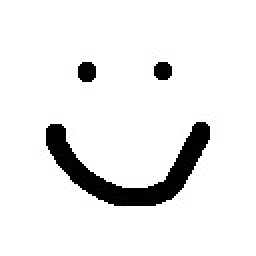
#> input picture masks/128/smile.jpeg, 128 x 128 px (shown 2 times larger)
$ python main.py
#> lines starting #> are read from the running program, lines starting #| are printed output that depends on the picture; after the words box and inside, x2 and y2 are one past the last pixel; in counts of white or black regions, pixels touching at a corner belong together
### utils.py
from PIL import Image
import numpy as np

def loadImage(filename, greyscale = True):
    im = Image.open(filename)

    print("Loading " + filename)
    print(im.format, im.size, im.mode)

    if greyscale:
        #Greyscale conversion
        arr = np.array(im)

        grey = np.zeros((arr.shape[0],arr.shape[1]))

        for i in range(0,len(arr)):
            for k in range(0,len(arr[i])):
                color = int(0.3*arr[i][k][0] + 0.56*arr[i][k][1] + 0.11*arr[i][k][2])
                grey[i][k] = color

        return grey
    else:
        return np.array(im)

def showImage(array):
    if len(array.shape)==2:
        array3d = np.zeros((array.shape[0],array.shape[1],3))

        for i in range(0,len(array)):
            for k in range(0,len(array[i])):
                array3d[i][k] = array[i][k]

        newImg = Image.fromarray(array3d.astype(np.uint8))
        newImg.show()
    elif len(array.shape)==3:
        newImg = Image.fromarray(array)
        newImg.show()
    else:
        raise ValueError("Invalid array dimensions in showImage")

# [15 lines left out: function saveImage, not called in this run]

def makeMask(imagePath):
    """
    Takes a black and white image (grey scale tecnicaly works)
    and return a strictly black and white mask and a list of
    site index for all maked pixels.
    """
    image = loadImage(imagePath)
#> in loadImage, im is the input picture: PIL image 128x128 RGB; min 0, max 255, mean 235.5
#| JPEG (128, 128) RGB
#> the loop in loadImage, `for i in range(0,len(arr)):` made 128 passes
    maskIndex = []#Saves the siteIndex of the mask

    for n in range(len(image)):
        for m in range(len(image[0])):
            if image[n][m] < 10:
                image[n][m] = 0
                maskIndex.append(n*len(image[n]) + m)
            else:
                image[n][m] = 255
#> this loop made 128 passes
#> image: shape (128, 128) float64; 92.4% white; 3 black regions, box (x1, y1, x2, y2) and area: (23, 61, 105, 103) 1100, (39, 31, 48, 41) 78, (77, 31, 86, 40) 69
#> after the loop, maskIndex = 1247 values from 4009 to 13133
#> call 2 of loadImage, with filename = 'pictures/128/001.jpeg', greyscale = True
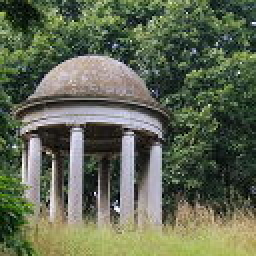
#> input picture pictures/128/001.jpeg, 128 x 128 px (shown 2 times larger)
#> in loadImage, im is the input picture: PIL image 128x128 RGB; mean R, G, B 96.7, 104.6, 82.9
#| JPEG (128, 128) RGB
#> the loop in loadImage (call 2), `for i in range(0,len(arr)):` made 128 passes
#> after the loop in loadImage (call 2), `for i in range(0,len(arr)):`:
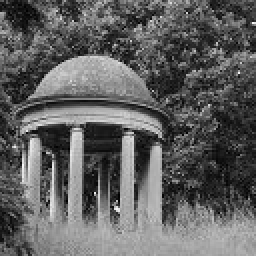
#> grey: shape (128, 128) float64 (shown 2 times larger); min 0, max 246, mean 96.2
    return(image, maskIndex)


def IndexFlip(indexIn, rowLen):
    """
    Converts between site and pixel coordinate index
    site index must be a integer
    """
    if type(indexIn) == int or type(indexIn) == np.float64:
        cordX = int(indexIn % rowLen)
        cordY = int((indexIn - cordX)/rowLen)
        return (cordX, cordY)
    elif len(indexIn) == 2:
        return int(indexIn[1]*rowLen + indexIn[0])
    else:
        raise ValueError("index is of wrong type")
#int((intSites[intIndex] + x) % len(image[0]))


def discrepancyScore(imageIn, restoredIn, ActiveSites):
    """
    imageIn needs to be the original unmasked image.
    ActiveSites is the site index list given by makeMask
    """
    image = np.copy(imageIn).astype(np.float64)
    restored = np.copy(restoredIn).astype(np.float64)#preventing overflows

    missingOrig = []
    restoredValues = []
    for site in ActiveSites:
        cord = IndexFlip(site, len(image[0]))
        missingOrig.append(image[cord[1]][cord[0]])
        restoredValues.append(restored[cord[1]][cord[0]])
    n = len(ActiveSites)
    meanI = sum(missingOrig)/n
    sigma2 = 1/(n - 1)*sum([(I - meanI)**2 for I in restoredValues])
    chi2 = 0
    for n in range(len(restoredValues)):
        chi2 =+ (restoredValues[n] - missingOrig[n])**2
    chi2 = 1/n * chi2/sigma2
    return chi2

#create list of interior point neigbours [[[intPointIndex],[DB values]],...]
# [22 lines left out: function findNeighbours, not called in this run]

### mask.py
#create list of interior point neigbours [[[intPointIndex],[DB values]],...]
def findNeighbours(image, intSites):
    """
    takes image as array and a list of the site index for each interior point

    Returns a list where each entry contains the information of each neigbour to the coresponding site in intSites
    neigbours are seperated into two lists, interior and boudary
    the indecies for the relevant interior point in intSites is saved in the first list
    the values for the relevant boundary points are saved in the second list

    return = [[[site index 1, site index 2],[boundary value 1, boundary value 2]], ...]
    """
    neighbours = []
    for intIndex in range(len(intSites)):#for each interior point
        neighbours.append([[],[]])
        for x in [1 ,-1, len(image), -len(image)]:    #right, left, botom and top neigbours in site notation
            if (intSites[intIndex] + x) in intSites:   #check if neigbour is interor or a boundary
                neighbours[-1][0].append(intSites.index(intSites[intIndex]+x))
            else:
                cordx = int((intSites[intIndex] + x) % len(image[0]))
                cordy = int((intSites[intIndex] + x - cordx)/len(image[0]))
                neighbours[-1][1].append(image[cordy][cordx])
#> after the loop, neighbours = 1247 items
    return(neighbours)

### SOR.py
# -*- coding: utf-8 -*-
"""
Takes the mask indicies and values from neighbours and returns a list consisting values for the points in the mask.
 repeates untill sufficiently restored.


"""

import numpy as np
from random import randint
from utils import IndexFlip
def SOR(maskIndex, neighbours,n,omega):
#    maskIndex = copy.deepcopy(maskIndexIn)
#    neighbours = copy.deepcopy(neighboursIn)
    maximumIndex=(maskIndex[-1]+1)
    restored=np.zeros(maximumIndex) # restored consists of index for the interior point restored and the second list is the values for these points
    for a in range(len(maskIndex)):     #assigning random values
        restored[a]=randint(1,255)


    for o in range(n):
        for t in range(len(maskIndex)):
            Closest=[]
            for i in range(len(neighbours[t][0])):
                Closest.append(restored[neighbours[t][0][i]])
            for p in range(len(neighbours[t][1])):
                Closest.append(neighbours[t][1][p])
            restored[t]=((1-omega)*restored[t]+(omega/(4))*sum(Closest))
    restored = [x for x in restored if x !=0]
    for l in range(len(restored)):
      if restored[l]<1:
          restored[l]=1

    return restored

def RestoreIndex(imageMatrixIn,restoredIn,maskIndex):
    imageMatrix = np.copy(imageMatrixIn)
    restored = np.copy(restoredIn)
#    maskIndex = copy.deepcopy(maskIndexIn)
    a=0
    for i in maskIndex:
        coord = IndexFlip(i, len(imageMatrix[0]))
        imageMatrix[coord[1]][coord[0]]=restored[a]
        a=a+1
    return imageMatrix


### main.py
import utils as utl
from mask import findNeighbours


testMask = utl.makeMask("masks/128/smile.jpeg")

testImage = utl.loadImage("pictures/128/001.jpeg")

testN = findNeighbours(testImage, testMask[1])
#> testN = 1247 items
from SOR import SOR, RestoreIndex
testR = SOR(testMask[1],testN,15,1.9)#the two ones are the number of iterations and the relaxation constant.
#> in SOR, `maximumIndex=(maskIndex[-1]+1)`: maximumIndex = 13134
#> after the loop in SOR, `for a in range(len(maskIndex)):`: restored = 13134 values, max 255 at index 105, min 0 at index 1247, mean 12.08
#> after the loop in SOR, `for o in range(n):`: restored = 13134 values, max 208.6 at index 449, min -33.1 at index 281, mean 8.84
#> in SOR, `restored = [x for x in restored if x !=0]`: restored = 1247 values, max 208.6 at index 449, min -33.1 at index 281, mean 93.08
#> after the loop in SOR, `for l in range(len(restored)):`: restored = 1247 values, max 208.6 at index 449, min 1 at index 172, mean 93.13
#> testR has the same summary as restored in SOR
# [5 lines of commented-out code are left out]

FixedImg = RestoreIndex(testImage, testR, testMask[1])
#> the loop in RestoreIndex, `for i in maskIndex:` made 1247 passes
#> (i, cordX in IndexFlip, cordY in IndexFlip) on passes 1 to 3: (4009, 41, 31), (4010, 42, 31), (4011, 43, 31)
#> after the loop in RestoreIndex, `for i in maskIndex:`:
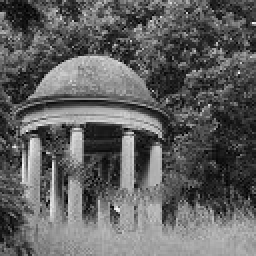
#> imageMatrix: shape (128, 128) float64 (shown 2 times larger); 7.61% of pixels changed, all inside (x1, y1, x2, y2) = (23, 31, 105, 103)
#> after the loop in RestoreIndex, `for i in maskIndex:`: a = 1247
utl.showImage(FixedImg)
#> the loop in showImage, `for i in range(0,len(array)):` made 128 passes
DS = utl.discrepancyScore(testImage, FixedImg, testMask[1])
#> the loop in discrepancyScore, `for site in ActiveSites:` made 1247 passes
#> after the loop in discrepancyScore, `for site in ActiveSites:`: missingOrig = 1247 values, max 236 at index 1008, min 1 at index 1007, mean 88.24; restoredValues has the same summary as restored in SOR
#> in discrepancyScore, `n = len(ActiveSites)`: n = 1247
#> in discrepancyScore, `meanI = sum(missingOrig)/n`: meanI = 88.24
#> in discrepancyScore, `sigma2 = 1/(n - 1)*sum([(I - meanI)**2 for I in restoredValues])`: sigma2 = 1642.9
#> the loop in discrepancyScore, `for n in range(len(restoredValues)):` made 1247 passes
#> chi2 on passes 1 to 3: 1955.6, 26.3, 130.5
#> in discrepancyScore, `chi2 = 1/n * chi2/sigma2`: chi2 = 8.32e-05
#> DS = 8.32e-05
print(DS)
#| 8.319202668846907e-05
